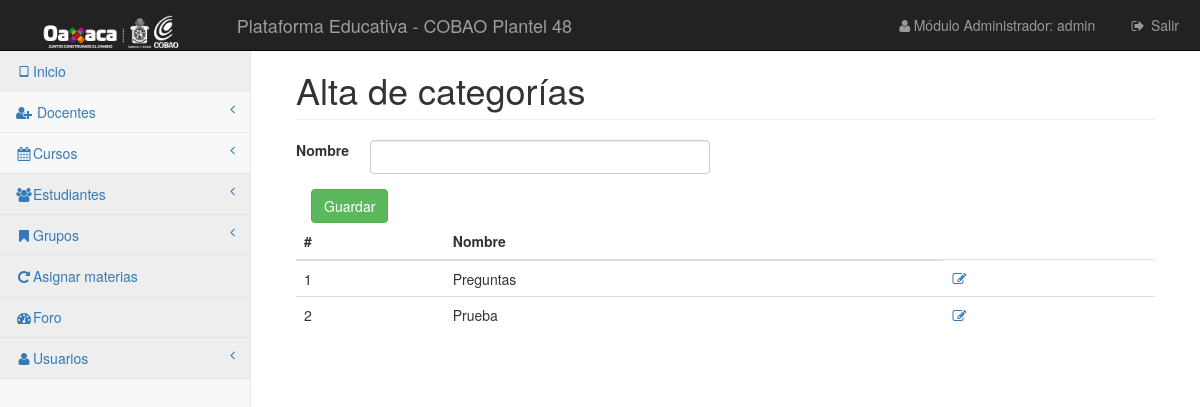
/vistas/foro/categorias.php (signed in), run on the app's committed database.
### tables this page shows
CREATE TABLE `foro_categoria` (
  `id_forocategoria` int(11) NOT NULL,
  `categoria` varchar(250) NOT NULL
);

### librerias/Simple_sessions.php (called while the page is built, shortened)
<?php
class Simple_sessions{
private $my_sess;
public function  __construct($sess_name = 'simple_sessions'){
$this->my_sess = &$_SESSION;
}
public function check_sess($name){
return isset($this->my_sess[$name]);
}
public function get_value($name){
if($this->check_sess($name)){
return $this->my_sess[$name];
}
return false;
}
}
?>

### vistas/foro/categorias.php (the view, shortened to what this page needs)
<?php
require_once '../../librerias/Simple_sessions.php';
$obj_ses = new Simple_sessions();
if ($obj_ses->check_sess('userid')) {
    include "../../control/conexion.php";
    ?>
    <!DOCTYPE html>
    <html lang="es">
    <head>
        <link href="../../css/bootstrap.min.css" rel="stylesheet">
        <link href="../../css/metisMenu.min.css" rel="stylesheet">
        <link href="../../css/timeline.css" rel="stylesheet">
        <link href="../../css/startmin.css" rel="stylesheet">
        <link href="../../css/morris.css" rel="stylesheet">
        <link href="../../css/font-awesome.min.css" rel="stylesheet" type="text/css">
    </head>
    <body>
    <div id="wrapper">
        <nav class="navbar navbar-inverse navbar-fixed-top" role="navigation">
            <div class="navbar-header">
                <a class="navbar-brand" href="#"><img src="../../img/cobaojj.png" style="height: 33px"></a>
            </div>
            <div class="navbar-header">
                <a href="" class="navbar-brand">Plataforma Educativa - COBAO Plantel 48</a>
            </div>
            <ul class="nav navbar-right navbar-top-links">
                <li><a href="#"><i class="fa fa-user fa-fw"></i>Módulo Administrador: <?php echo $obj_ses->get_value('nombre')?></a>
                </li>
                <li><a href="../../control/cerrarSesion.php"><i class="fa fa-sign-out fa-fw"></i> Salir</a>
                </li>
            </ul>
            <div class="navbar-default sidebar" role="navigation">
                <div class="sidebar-nav navbar-collapse">
                    <ul class="nav" id="side-menu">
                        <li>
                            <a href="../../menuPrincipal.php" class="active"><i class="fa fa-tablet fa-fw"></i>Inicio</a>
                        </li>
                        <li>
                            <a href="#"><i class="fa fa-user-plus fa-fw"></i> Docentes<span class="fa arrow"></span></a>
                        </li>
                        <li>
                            <a href="#"><i class="fa fa-calendar fa-fw"></i>Cursos<span class="fa arrow"></span></a>
                        </li>
                        <li>
                            <a href="#" class="active"><i class="fa fa-users fa-fw"></i>Estudiantes <span class="fa arrow"></span></a>
                        </li>
                        <li>
                            <a href="#" class="active"><i class="fa fa-bookmark fa-fw"></i>Grupos <span class="fa arrow"></span></a>
                        </li>
                        <li>
                            <a href="../grupos/asignar.php" class="active"><i class="fa fa-repeat fa-fw"></i>Asignar materias</a>
                        </li>
                        <li>
                            <a href="listar-f-a.php" class="active"><i class="fa fa-dashboard fa-fw"></i>Foro</a>
                        </li>
                        <li>
                            <a href="#" class="active"><i class="fa fa-user fa-fw"></i>Usuarios <span
                                    class="fa arrow"></span></a>
                        </li>
                    </ul>
                </div>
            </div>
        </nav>
        <div id="page-wrapper">
            <div class="container-fluid">
                <div class="row">
                    <div class="col-lg-12">
                        <h1 class="page-header">Alta de categorías</h1>
                    </div>
                </div>
                <div class="row">
                    <div class="col-lg-12">
                        <form action="../../control/foro/guardar-ca.php" method="post" class="form-horizontal" >
                            <div class="form-group">
                                <label class="col-md-1">Nombre</label>
                                <div class="col-md-5">
                                    <input type="text"  class="form-control" name="nomTxt"> </div>
                            </div>
                            <div class="col-sm-12">
                                <button class="btn btn-success">Guardar</button>
                            </div>
                        </form>
                    </div>
                </div>
                <div class="row">
                    <div class="col-lg-12">
                        <div class="table-responsive">
                                <table class="table">
                                <thead>
                                <tr>
                                    <th>#</th>
                                    <th>Nombre</th>
                                </tr>
                                </thead>
                                <tbody>
                                <?php
                                    $consulta_m = "SELECT * FROM `foro_categoria`";
                                    $ejecutar2 = $conexion->query($consulta_m);
                                    $i = 0;
                                    while ($datos = $ejecutar2->fetch_assoc()) {
                                        echo "<tr>";
                                        echo "<td>". number_format( $i += 1) ."</td>";
                                        echo "<td>". $datos['categoria'] ."</td>";
                                        echo "<td><a href='' onclick='return confirm(\"¿Inscribirse?\");' <i class='fa fa-edit fa-fw' aria-hidden='true'></i></a></td>";
                                        echo "<tr>";
                                    }
                                ?>
                                </tbody>
                            </table>
                        </div>
                    </div>
                </div>
            </div>
        </div>
    </div>
    </body>
    </html>
    <?php
}else{
    header("Location: ../../index.php");
}
?>

### css/startmin.css (style rules this page uses)
body { background-color: #f8f8f8; }
#wrapper { width: 100%; }
#page-wrapper { padding: 30px 15px 0 15px; min-height: 568px; background-color: #fff; }
@media (min-width:768px) { #page-wrapper { position: inherit; margin-left: 250px; padding: 30px 30px 0 30px; border-left: 1px solid #e7e7e7; } }
.navbar-header { float: left; }
.navbar-right { text-align: right; }
.navbar-top-links { margin: 0; }
.navbar-top-links li { display: inline-block; }
.navbar-top-links li:last-child { margin-right: 6px; }
.navbar-top-links li a { padding: 15px; min-height: 50px; }
.navbar-top-links>li>a { color: #999; }
.sidebar .sidebar-nav.navbar-collapse { padding-right: 0; padding-left: 0; }
.sidebar ul li { border-bottom: 1px solid #e7e7e7; }
.sidebar ul li a.active { background-color: #eee; }
.sidebar .arrow { float: right; }
.sidebar .fa.arrow:before { content: "\f104"; }
@media (min-width:768px) { .sidebar { z-index: 1; position: absolute; width: 250px; margin-top: 51px; } }

### data on the page
foro_categoria: i "1", categoria "Preguntas"
foro_categoria: i "2", categoria "Prueba"

### other printed values
$obj_ses->get_value('nombre') "admin"
